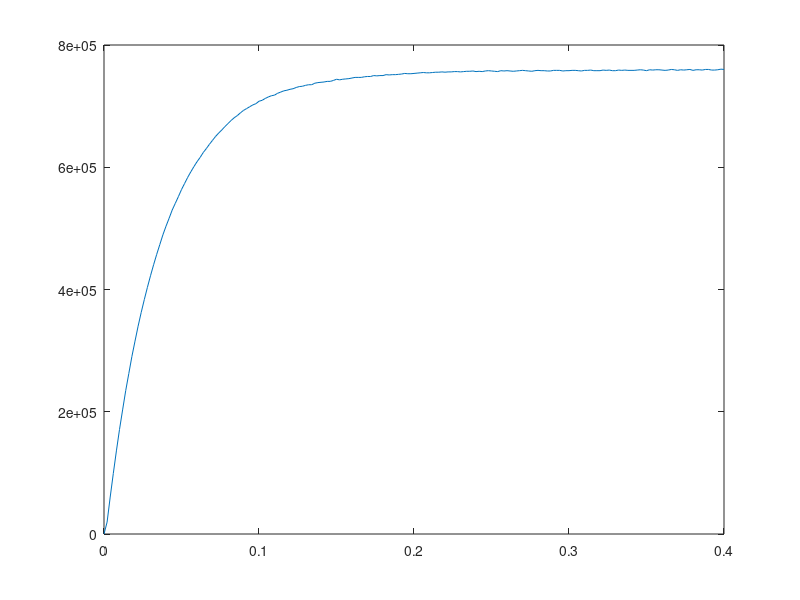

Reproduce this figure in MATLAB.
TEST = [
      0          0          0          0          0  127
      2         39      19500          0          0  127
      4        160      60500          0          0  127
      6        358      99000          0          0  127
      8        630     136000          0          0  127
     10        972     171000          0          0  127
     12       1378     203000          0          0  127
     14       1847     234500          0          0  127
     16       2372     262500          0          0  127
     18       2953     290500          0          0  127
     20       3584     315500          0          0  127
     22       4264     340000          0          0  127
     24       4989     362500          0          0  127
     26       5756     383500          0          0  127
     28       6563     403500          0          0  127
     30       7408     422500          0          0  127
     32       8289     440500          0          0  127
     34       9204     457500          0          0  127
     36      10151     473500          0          0  127
     38      11130     489500          0          0  127
     40      12137     503500          0          0  127
     42      13170     516500          0          0  127
     44      14230     530000          0          0  127
     46      15312     541000          0          0  127
     48      16416     552000          0          0  127
     50      17543     563500          0          0  127
     52      18690     573500          0          0  127
     54      19857     583500          0          0  127
     56      21042     592500          0          0  127
     58      22244     601000          0          0  127
     60      23462     609000          0          0  127
     62      24694     616000          0          0  127
     64      25942     624000          0          0  127
     66      27203     630500          0          0  127
     68      28478     637500          0          0  127
     70      29766     644000          0          0  127
     72      31067     650500          0          0  127
     74      32379     656000          0          0  127
     76      33701     661000          0          0  127
     78      35034     666500          0          0  127
     80      36377     671500          0          0  127
     82      37730     676500          0          0  127
     84      39092     681000          0          0  127
     86      40461     684500          0          0  127
     88      41839     689000          0          0  127
     90      43225     693000          0          0  127
     92      44617     696000          0          0  127
     94      46015     699000          0          0  127
     96      47419     702000          0          0  127
     98      48827     704000          0          0  127
    100      50243     708000          0          0  127
    102      51662     709500          0          0  127
    104      53087     712500          0          0  127
    106      54517     715000          0          0  127
    108      55951     717000          0          0  127
    110      57387     718000          0          0  127
    112      58829     721000          0          0  127
    114      60275     723000          0          0  127
    116      61725     725000          0          0  127
    118      63177     726000          0          0  127
    120      64632     727500          0          0  127
    122      66089     728500          0          0  127
    124      67550     730500          0          0  127
    126      69014     732000          0          0  127
    128      70479     732500          0          0  127
    130      71947     734000          0          0  127
    132      73417     735000          0          0  127
    134      74887     735000          0          0  127
    136      76362     737500          0          0  127
    138      77839     738500          0          0  127
    140      79317     739000          0          0  127
    142      80796     739500          0          0  127
    144      82277     740500          0          0  127
    146      83758     740500          0          0  127
    148      85242     742000          0          0  127
    150      86730     744000          0          0  127
    152      88216     743000          0          0  127
    154      89704     744000          0          0  127
    156      91193     744500          0          0  127
    158      92683     745000          0          0  127
    160      94175     746000          0          0  127
    162      95669     747000          0          0  127
    164      97163     747000          0          0  127
    166      98657     747000          0          0  127
    168     100153     748000          0          0  127
    170     101650     748500          0          0  127
    172     103147     748500          0          0  127
    174     104647     750000          0          0  127
    176     106146     749500          0          0  127
    178     107646     750000          0          0  127
    180     109146     750000          0          0  127
    182     110649     751500          0          0  127
    184     112151     751000          0          0  127
    186     113654     751500          0          0  127
    188     115157     751500          0          0  127
    190     116661     752000          0          0  127
    192     118166     752500          0          0  127
    194     119673     753500          0          0  127
    196     121179     753000          0          0  127
    198     122685     753000          0          0  127
    200     124192     753500          0          0  127
    202     125700     754000          0          0  127
    204     127209     754500          0          0  127
    206     128719     755000          0          0  127
    208     130228     754500          0          0  127
    210     131737     754500          0          0  127
    212     133247     755000          0          0  127
    214     134758     755500          0          0  127
    216     136269     755500          0          0  127
    218     137781     756000          0          0  127
    220     139292     755500          0          0  127
    222     140804     756000          0          0  127
    224     142316     756000          0          0  127
    226     143829     756500          0          0  127
    228     145342     756500          0          0  127
    230     146854     756000          0          0  127
    232     148367     756500          0          0  127
    234     149881     757000          0          0  127
    236     151395     757000          0          0  127
    238     152910     757500          0          0  127
    240     154423     756500          0          0  127
    242     155937     757000          0          0  127
    244     157450     756500          0          0  127
    246     158965     757500          0          0  127
    248     160481     758000          0          0  127
    250     161996     757500          0          0  127
    252     163510     757000          0          0  127
    254     165023     756500          0          0  127
    256     166539     758000          0          0  127
    258     168054     757500          0          0  127
    260     169570     758000          0          0  127
    262     171085     757500          0          0  127
    264     172599     757000          0          0  127
    266     174114     757500          0          0  127
    268     175630     758000          0          0  127
    270     177147     758500          0          0  127
    272     178663     758000          0          0  127
    274     180178     757500          0          0  127
    276     181692     757000          0          0  127
    278     183208     758000          0          0  127
    280     184725     758500          0          0  127
    282     186241     758000          0          0  127
    284     187757     758000          0          0  127
    286     189272     757500          0          0  127
    288     190787     757500          0          0  127
    290     192304     758500          0          0  127
    292     193821     758500          0          0  127
    294     195338     758500          0          0  127
    296     196853     757500          0          0  127
    298     198369     758000          0          0  127
    300     199885     758000          0          0  127
    302     201402     758500          0          0  127
    304     202919     758500          0          0  127
    306     204435     758000          0          0  127
    308     205950     757500          0          0  127
    310     207467     758500          0          0  127
    312     208984     758500          0          0  127
    314     210502     759000          0          0  127
    316     212018     758000          0          0  127
    318     213534     758000          0          0  127
    320     215050     758000          0          0  127
    322     216568     759000          0          0  127
    324     218085     758500          0          0  127
    326     219603     759000          0          0  127
    328     221119     758000          0          0  127
    330     222635     758000          0          0  127
    332     224153     759000          0          0  127
    334     225670     758500          0          0  127
    336     227188     759000          0          0  127
    338     228705     758500          0          0  127
    340     230222     758500          0          0  127
    342     231739     758500          0          0  127
    344     233257     759000          0          0  127
    346     234776     759500          0          0  127
    348     236294     759000          0          0  127
    350     237810     758000          0          0  127
    352     239329     759500          0          0  127
    354     240847     759000          0          0  127
    356     242366     759500          0          0  127
    358     243885     759500          0          0  127
    360     245403     759000          0          0  127
    362     246920     758500          0          0  127
    364     248438     759000          0          0  127
    366     249958     760000          0          0  127
    368     251477     759500          0          0  127
    370     252994     758500          0          0  127
    372     254513     759500          0          0  127
    374     256031     759000          0          0  127
    376     257550     759500          0          0  127
    378     259070     760000          0          0  127
    380     260587     758500          0          0  127
    382     262106     759500          0          0  127
    384     263625     759500          0          0  127
    386     265143     759000          0          0  127
    388     266663     760000          0          0  127
    390     268183     760000          0          0  127
    392     269701     759000          0          0  127
    394     271219     759000          0          0  127
    396     272738     759500          0          0  127
    398     274259     760500          0          0  127
    400     275779     760000          0          0 -127
];

plot(TEST(:, 1)/1000, TEST(:,3));